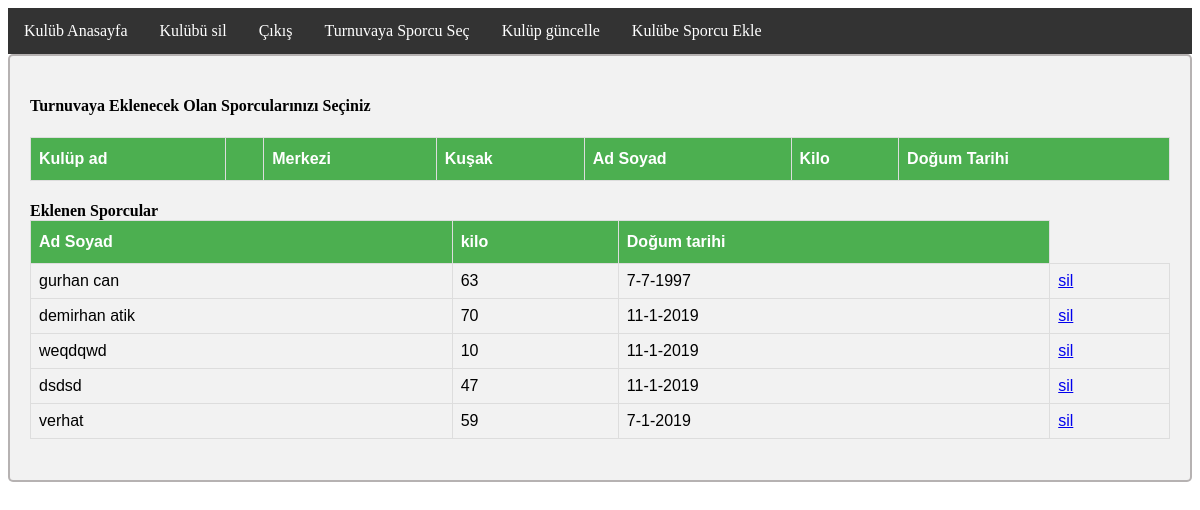
The page /kulup/sporcuTurnuva/sporcuTurnuvaEkle.php?tur=33 (signed in) on the database its author committed.
### tables this page shows
CREATE TABLE `sporcu` (
  `TCNo` decimal(11,0) NOT NULL,
  `lisansResim` varchar(50) DEFAULT NULL,
  `sporcuAdSoyad` varchar(60) DEFAULT NULL,
  `kilo` int(11) DEFAULT NULL,
  `dTarih` date DEFAULT NULL,
  `kulupId` int(11) DEFAULT NULL,
  `kusakId` int(11) DEFAULT NULL
);

### kulup/sporcuTurnuva/sporcuTurnuvaEkle.php (the view, shortened to what this page needs)
<?php include "../../bag.php";
include "../include.php";
function tarih_al($date)
 {
	 $var=date_parse($date);
	 return $var["day"]."-".$var["month"]."-".$var["year"];
 }
if(isset($_SESSION["id"])){
?>
<div><h4>Turnuvaya Eklenecek Olan Sporcularınızı Seçiniz</h4>
<table>
<tr><th>Kulüp ad<th><th>Merkezi</th><th>Kuşak</th><th>Ad Soyad</th><th>Kilo</th><th>Doğum Tarihi</th></tr>
<?php
echo "</table><h4>Eklenen Sporcular<table><tr><th>Ad Soyad</th><th>kilo</th><th>Doğum tarihi</th>";
$sql="select *from sporcu where  kulupId=".$_SESSION["id"]." and TCNo in(select TCNo from islem where turnuvaId=".$_GET["tur"].")";
$result = $conn->query($sql);
if($result->num_rows>0){
	while($row = $result->fetch_assoc()) {
	echo "<tr><td>".$row["sporcuAdSoyad"]."</td><td>".$row["kilo"]."</td><td>".tarih_al($row["dTarih"])."</td><td><a href=sporcuTurnuvaSil.php?id=".$row["TCNo"]."&tur=".$_GET["tur"].">sil</a></td></tr>";
	}
}else echo "<td>0 sonuç...</td>";
echo "</table></div>";
}else header('Location:'.$base_url.'/kulup/kulupGir.php');
?>

### style.css (style rules this page uses)
div { background-color: #e6ffff; border: 2px solid #2d1f1f4d; }
table { font-family: "Trebuchet MS", Arial, Helvetica, sans-serif; border-collapse: collapse; width: 100%; }
table td, th { border: 1px solid #ddd; padding: 8px; }
table tr:nth-child(even) { background-color: #f2f2f2; }
table th { padding-top: 12px; padding-bottom: 12px; text-align: left; background-color: #4CAF50; color: white; }
div { border-radius: 5px; background-color: #f2f2f2; padding: 20px; }

### rows shown on the page
sporcu: sporcuAdSoyad "gurhan can", kilo "63", dTarih "7-7-1997"
sporcu: sporcuAdSoyad "demirhan atik", kilo "70", dTarih "11-1-2019"
sporcu: sporcuAdSoyad "weqdqwd", kilo "10", dTarih "11-1-2019"
sporcu: sporcuAdSoyad "dsdsd", kilo "47", dTarih "11-1-2019"
sporcu: sporcuAdSoyad "verhat", kilo "59", dTarih "7-1-2019"
